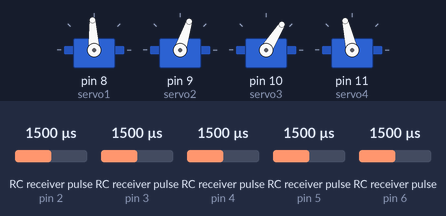
Recording of a sketch running on a simulated Arduino Uno, built with avr-gcc and run on an emulated ATmega328P. Parts: 4 × servo. Wiring (inferred from the names in the program): 5 × RC receiver channel: data pin 2 / data pin 3 / data pin 4 / data pin 5 / data pin 6. Inputs (shaded band) come from the test bench; at power-on: RC receiver pulse (sensors on pin 3, pin 4, pin 5, pin 6, pin 2) 1500 µs.

Above: at 1.2 s.
1.3 s: RC receiver pulse (sensor on pin 3) set to 1020 µs
At 2.4 s:
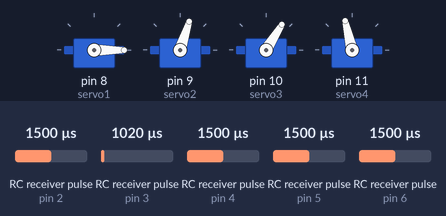
2.8 s: RC receiver pulse (sensor on pin 4) set to 1020 µs
At 3.5 s:
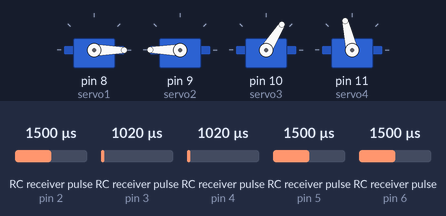
4.3 s: RC receiver pulse (sensor on pin 5) set to 1020 µs
At 4.6 s:
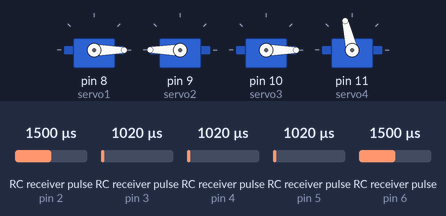
5.8 s: RC receiver pulse (sensor on pin 6) set to 1020 µs
At 6.9 s:
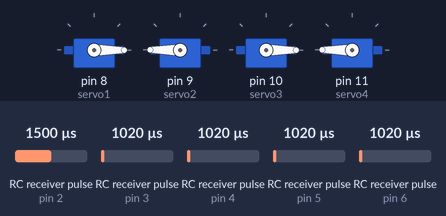
7.3 s: RC receiver pulse (sensor on pin 3) set to 1500 µs
At 8.1 s:
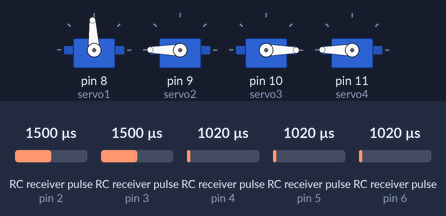
8.8 s: RC receiver pulse (sensor on pin 4) set to 1250 µs
At 9.2 s:
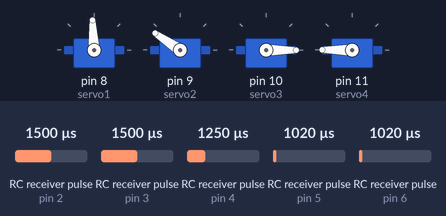
Timing chart, 0 to 11.3 s (numbered marks = the images above; inputs shaded):
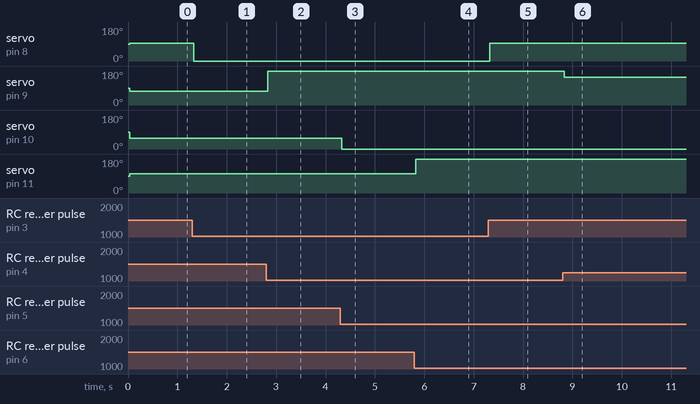

Measured:
- after the input at 1.3 s, servo on pin 8 (servo1): 93° → 0° at once
- after the input at 2.8 s, servo on pin 9 (servo2): 72° → 180° at once
- after the input at 4.3 s, servo on pin 10 (servo3): 58° → 0° at once
- after the input at 5.8 s, servo on pin 11 (servo4): 103° → 180° at once
- after the input at 7.3 s, servo on pin 8 (servo1): 0° → 93° at once
- after the input at 8.8 s, servo on pin 9 (servo2): 180° → 146° at once

The sketch:

PrecisionControl.ino
```cpp
#include <Servo.h>
Servo servo1;
Servo servo2;
Servo servo3;
Servo servo4;

const int ch1Pin = 2;
const int ch2Pin = 3;
const int ch3Pin = 4;
const int ch4Pin = 5;
const int ch5Pin = 6;

/*
const int servo1 = 8;
const int servo1 = 9;
const int servo1 = 10;
const int servo1 = 11;
*/

const int servoRange = 180;

void setup() {
  Serial.begin(9600);

  pinMode(ch1Pin, INPUT);
  pinMode(ch2Pin, INPUT);
  pinMode(ch3Pin, INPUT);
  pinMode(ch4Pin, INPUT);
  pinMode(ch5Pin, INPUT);

  servo1.attach(8);
  servo2.attach(9);
  servo3.attach(10);
  servo4.attach(11);
}

void loop() {
  // Read the pulse width for each channel
  unsigned long ch1Val = pulseIn(ch1Pin, HIGH);
  unsigned long ch2Val = pulseIn(ch2Pin, HIGH);
  unsigned long ch3Val = pulseIn(ch3Pin, HIGH);
  unsigned long ch4Val = pulseIn(ch4Pin, HIGH);
  unsigned long ch5Val = pulseIn(ch5Pin, HIGH);

  servo1.write(upDownPercent(1084, 1893, ch2Val) * servoRange);
  servo2.write(leftRightPercent(1844, 1039, ch3Val) * servoRange);
  servo3.write(upDownPercent(1207, 2000, ch4Val) * servoRange);
  servo4.write(leftRightPercent(1950, 1144, ch5Val) * servoRange);
/*
  Serial.print("Channel: ");
  Serial.print(ch2Pin);
  Serial.print(", Current: ");
  Serial.print(ch2Val);
  Serial.print(", Value: ");
  Serial.println(upDownPercent(1084, 1893, ch2Val));
*/
  // Small delay to avoid spamming the serial monitor
  //delay(5);
}

double upDownPercent(long min, long max, long reading){
  long digitalMin = min + 100;
  long digitalMax = max - 100;

  if(reading < digitalMin){
    reading = digitalMin;
  }

  if(reading > digitalMax){
    reading = digitalMax;
  }

  return (1.00)*(reading-digitalMin)/(digitalMax-digitalMin);

}

double leftRightPercent(long max, long min, long reading){
  long digitalMin = min + 100;
  long digitalMax = max - 100;

  if(reading < digitalMin){
    reading = digitalMin;
  }

  if(reading > digitalMax){
    reading = digitalMax;
  }

  return (1.00)*(digitalMax-reading)/(digitalMax-digitalMin);
}
```
